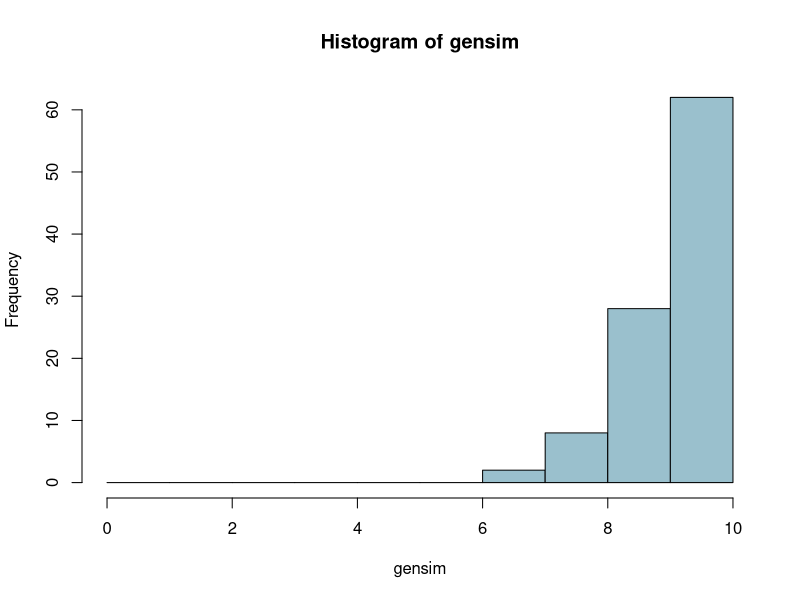

Write the R code that produced this figure.
## ---- chunk 1
knitr::opts_chunk$set(echo = TRUE)
## ---- chunk 2
# The number of simulations to run; set as a parameter
simruns<-100

# Function to generate binomial distribution simulation
binomsim<-function(simruns){
  
  # Create blank vector to store results
  results<-rep(0,simruns)
 
  for(b in 1:simruns){
    # Fill up the results vector with the sum of this function
    results[b]<-sum(rbinom(10,1,0.95))
  }
  
  return(results)
}

# Generate the simulation and store it
gensim<-binomsim(simruns)

# Show us the histogram
hist(gensim,breaks=c(0:10),xlim=c(0,10),col="lightblue3")
